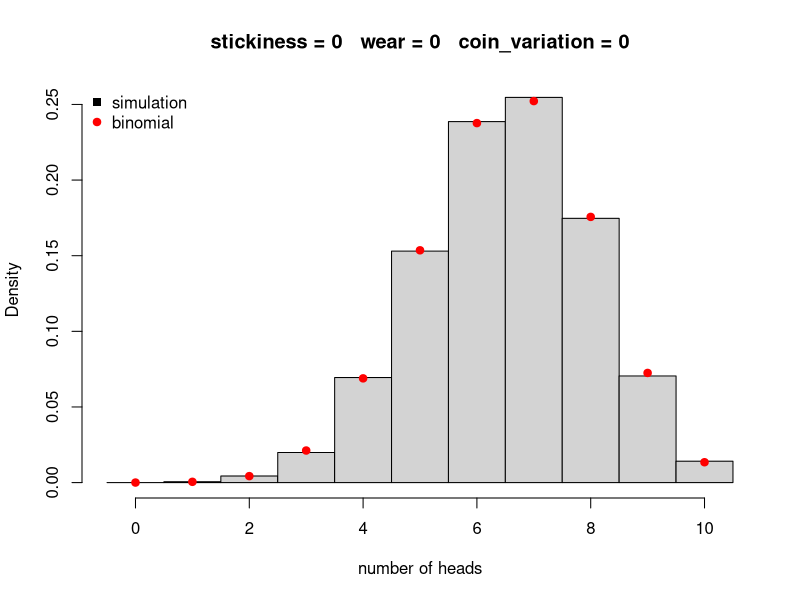

Generate this figure with R:
# Simulates coin tosses that violate the assumptions of the bionomial distribution.

p_head <- 0.65
throws <- 10
repeats <- 20000

# The binomial is not just "a bell-ish shape for counts".  It is the shortcut
# for one particular process: every throw has the SAME p(head), and no throw
# influences any other.  Each knob below breaks one of those assumptions.
#
# Set one at a time.  With all three at 0 this is an ordinary coin and the
# binomial fits.  Each knob is built so that the AVERAGE number of heads stays
# at throws * p_head, so whatever changes in the plot is the broken assumption
# showing itself -- not simply a different coin.

stickiness <- 0      # 0-1: a head makes the next throw more likely to be a head
wear <- 0              # 0-1: p(head) slides down across the ten throws
coin_variation <- 0    # 0-1: each repeat is played with a slightly different coin

plot_binomial <- 1

results <- rep(NA, repeats)
for (i in 1: repeats)
{

  # The coin used for this repeat.  With coin_variation = 0 it is always the
  # same coin, which is what the binomial assumes.
  p_coin <- p_head + runif(1, -coin_variation, coin_variation)

  previous <- NA
  number_of_heads <- 0

  for (j in 1:throws)
  {

    # Wear: p(head) starts high and finishes low, centred so that its average
    # across the ten throws is still p_coin.
    p_now <- p_coin + wear/2 - wear * (j - 1)/(throws - 1)

    # Stickiness: the previous throw pulls this one towards itself.  The two
    # adjustments are chosen so that heads still come up a fraction p_coin of
    # the time in the long run.
    if (!is.na(previous))
    {
      if (previous == 1) {p_now <- p_now + stickiness * (1 - p_now)} else {p_now <- p_now * (1 - stickiness)}
    }

    p_now <- min(max(p_now, 0), 1)

    throw <- sample.int(2, size=1, prob=c(1-p_now, p_now))
    throw <- throw - 1

    number_of_heads <- number_of_heads + throw
    previous <- throw

  }

  results[i] <- number_of_heads

}

possible <- 0:throws
breaks <- seq(-0.5, throws + 0.5, by = 1)

h <- hist(results, breaks = breaks, plot = FALSE)
expected <- dbinom(possible, throws, p_head)

title <- paste("stickiness =", stickiness, "  wear =", wear,
               "  coin_variation =", coin_variation)

hist(results, breaks = breaks, freq = FALSE, main = title,
     xlab = "number of heads", ylim = c(0, max(h$density, expected)))

if (plot_binomial)
{
  points(possible, expected, col = "red", pch = 19)
  legend("topleft", legend = c("simulation", "binomial"),
         col = c("black", "red"), pch = c(15, 19), bty = "n")
}

# The average is the same whichever knob is turned.  It is the SPREAD that
# gives the broken assumption away.
cat("simulation:  mean", round(mean(results), 2), " sd", round(sd(results), 2), "\n")
cat("binomial  :  mean", round(throws * p_head, 2),
    " sd", round(sqrt(throws * p_head * (1 - p_head)), 2), "\n")
